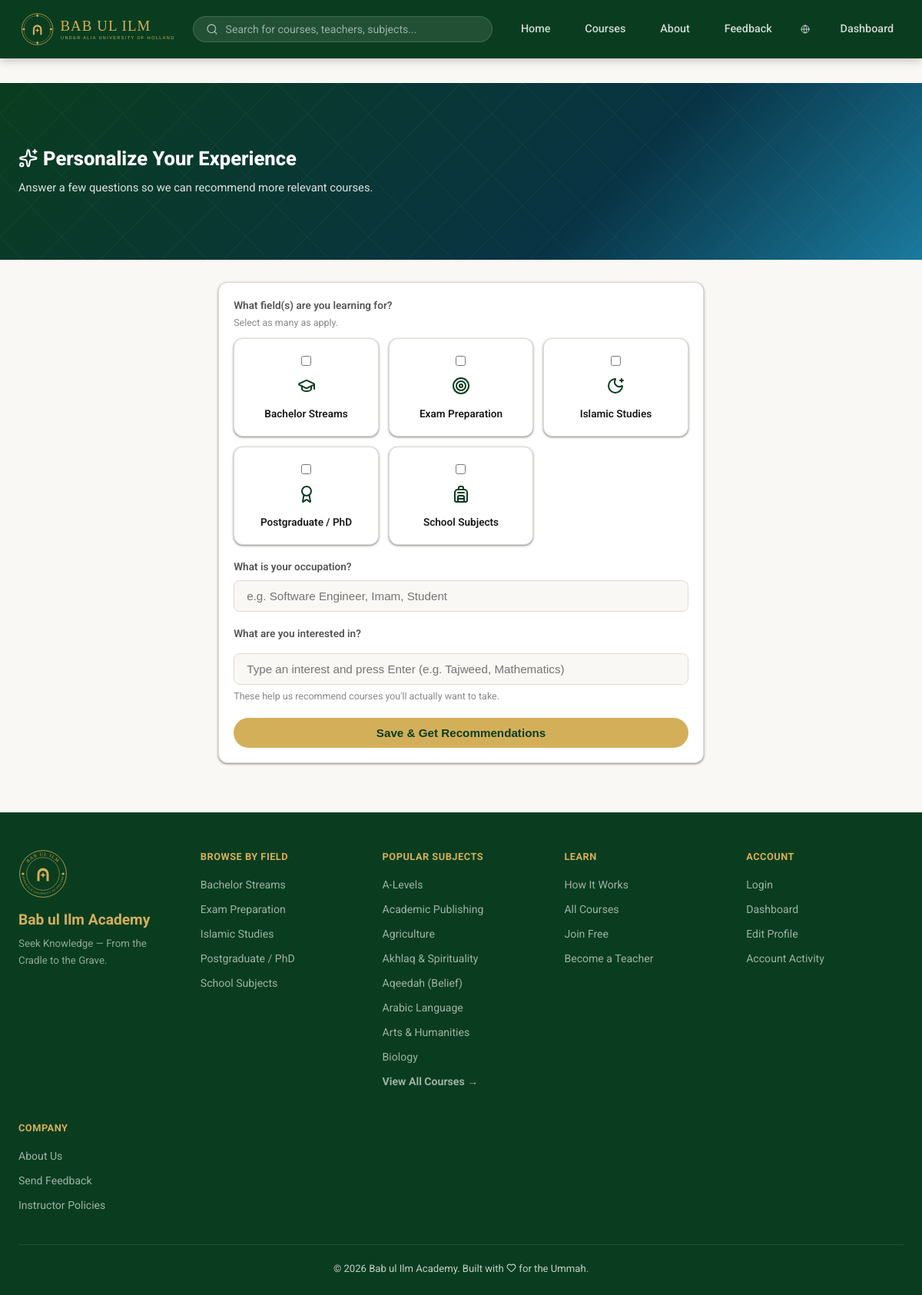
The page /personalize.php (signed in) on the database its author committed.
### tables this page shows
CREATE TABLE IF NOT EXISTS users (
    id           INT UNSIGNED AUTO_INCREMENT PRIMARY KEY,
    name         VARCHAR(100) NOT NULL,
    email        VARCHAR(150) NOT NULL UNIQUE,
    password     VARCHAR(255) NOT NULL,
    role         ENUM('student','teacher','parent','institution','admin','customer_service') DEFAULT 'student',
     
     
     
     
     
     
     
    teacher_status ENUM('none','pending','approved','rejected') NOT NULL DEFAULT 'none',  
    instructor_policies_agreed_at DATETIME NULL,  
    gender       ENUM('male','female','unspecified') DEFAULT 'unspecified',
    date_of_birth DATE NULL,
    education_level VARCHAR(50) NULL,        
    preferred_language VARCHAR(50) NULL,     
    ui_locale    ENUM('en','ur','fa','ar') NOT NULL DEFAULT 'en',  
    organization_name VARCHAR(200) NULL,     
    phone        VARCHAR(30),
    phone_verified TINYINT(1) DEFAULT 0,
    country      VARCHAR(100),
    bio          TEXT,
    qualification TEXT,               
    headline     VARCHAR(150) NULL,   
    avatar       VARCHAR(300),
    is_approved  TINYINT(1) DEFAULT 1,   
    is_verified  TINYINT(1) DEFAULT 0,
    verification_token   VARCHAR(64) NULL,
    verification_expires  DATETIME NULL,
    created_at   TIMESTAMP DEFAULT CURRENT_TIMESTAMP,
    INDEX idx_email (email),
    INDEX idx_role (role)
);

CREATE TABLE IF NOT EXISTS fields_of_study (
    id   INT UNSIGNED AUTO_INCREMENT PRIMARY KEY,
    name VARCHAR(100) NOT NULL,
    icon VARCHAR(30)
);

CREATE TABLE IF NOT EXISTS subjects (
    id                INT UNSIGNED AUTO_INCREMENT PRIMARY KEY,
    field_of_study_id INT UNSIGNED NULL,
    name              VARCHAR(100) NOT NULL,
    icon              VARCHAR(30),
    FOREIGN KEY (field_of_study_id) REFERENCES fields_of_study(id) ON DELETE SET NULL
);

### personalize.php (the view, shortened to what this page needs)
<?php
require_once __DIR__ . '/db.php';
$user = auth();
$stmt = $pdo->prepare('SELECT * FROM users WHERE id = ?');
$stmt->execute([$user['id']]);
$me = $stmt->fetch();
$fields = $pdo->query('SELECT * FROM fields_of_study ORDER BY name')->fetchAll();
$myFieldsStmt = $pdo->prepare('SELECT field_of_study_id FROM user_learning_fields WHERE user_id = ?');
$myFieldsStmt->execute([$user['id']]);
$myFieldIds = array_map('intval', $myFieldsStmt->fetchAll(PDO::FETCH_COLUMN));
?>
<!DOCTYPE html>
<html lang="<?= currentLocale() ?>" dir="<?= isRtl(currentLocale()) ? 'rtl' : 'ltr' ?>">
<head>
<link rel="stylesheet" href="style.css">
</head>
<body>
<nav class="navbar">
    <a class="nav-brand" href="index.php"><img src="assets/lockup-gold.svg" alt="<?= e(SITE_NAME) ?>" class="nav-logo"></a>
    <form class="nav-search" action="courses.php" method="get">
        <i data-lucide="search" class="lucide-icon"></i>
        <input type="text" name="q" placeholder="<?= e(t('nav_search_placeholder')) ?>">
    </form>
    <div class="nav-links">
        <a href="index.php"><?= t('nav_home') ?></a>
        <a href="courses.php"><?= t('nav_courses') ?></a>
        <a href="about.php"><?= t('nav_about') ?></a>
        <a href="feedback.php"><?= t('nav_feedback') ?></a>
        <div class="nav-account">
            <button class="nav-account-trigger" type="button" onclick="toggleAccountMenu(event)" aria-label="<?= e(t('nav_language')) ?>">
                <i data-lucide="globe" class="lucide-icon"></i>
            </button>
        </div>
        <a href="dashboard.php">Dashboard</a>
    </div>
</nav>
<div class="dashboard-wrap" style="max-width:680px">
    <div class="dashboard-header">
        <h2><i data-lucide="sparkles" class="lucide-icon"></i> Personalize Your Experience</h2>
        <p>Answer a few questions so we can recommend more relevant courses.</p>
    </div>
    <div class="card"><div class="card-body">
        <form method="post">
            <div class="form-group">
                <label class="form-label">What field(s) are you learning for?</label>
                <div class="form-hint" style="margin-top:-.3rem;margin-bottom:.6rem">Select as many as apply.</div>
                <div style="display:grid;grid-template-columns:repeat(auto-fit,minmax(140px,1fr));gap:.8rem">
                    <?php foreach ($fields as $f): ?>
                    <label class="card" style="cursor:pointer;text-align:center;padding:1.1rem .6rem;margin:0">
                        <input type="checkbox" name="learning_field_ids[]" value="<?= (int) $f['id'] ?>" style="width:auto;margin-bottom:.5rem" <?= in_array((int) $f['id'], $myFieldIds, true) ? 'checked' : '' ?>>
                        <div style="font-size:1.5rem;color:var(--green-deep)"><?= catIcon($f['icon']) ?></div>
                        <div style="font-weight:600;font-size:.85rem;margin-top:.3rem"><?= e($f['name']) ?></div>
                    </label>
                    <?php endforeach; ?>
                </div>
            </div>
            <div class="form-group">
                <label class="form-label">What is your occupation?</label>
                <input type="text" name="occupation" class="form-control" placeholder="e.g. Software Engineer, Imam, Student" value="<?= e($me['occupation'] ?? '') ?>">
            </div>
            <div class="form-group">
                <label class="form-label">What are you interested in?</label>
                <input type="text" id="skillInput" class="form-control" list="skillSuggestions" placeholder="Type an interest and press Enter (e.g. Tajweed, Mathematics)">
                <div class="form-hint">These help us recommend courses you'll actually want to take.</div>
            </div>
            <button type="submit" class="btn btn-primary btn-full">Save & Get Recommendations</button>
        </form>
    </div></div>
</div>
<?= renderFooter($pdo) ?>
</body>
</html>

### db.php (shortened to what this page needs)
<?php
function e(string $s): string {
    return htmlspecialchars($s, ENT_QUOTES, 'UTF-8');
}
function currentLocale(): string {
    $requested = $_GET['lang'] ?? null;
    $user = $_SESSION['user'] ?? null;
    if ($user && !empty($user['ui_locale']) && in_array($user['ui_locale'], SUPPORTED_LOCALES, true)) {
        return $user['ui_locale'];
    }
    return 'en';
}
function isRtl(string $locale): bool {
    return in_array($locale, ['ur', 'fa', 'ar'], true);
}
function t(string $key, array $vars = []): string {
    static $cache = [];
    $locale = currentLocale();
    if (!isset($cache[$locale])) {
        $path = __DIR__ . '/lang/' . $locale . '.php';
        $cache[$locale] = is_file($path) ? require $path : [];
    }
    $str = $cache[$locale][$key] ?? $cache['en'][$key] ?? $key;
    return $str;
}
function auth(): ?array {
    $lastActivity = $_SESSION['last_activity'] ?? time();
    return $_SESSION['user'];
}
    ?>
    <?php
function catIcon(?string $iconName): string {
    return '<i data-lucide="' . e($iconName ?: 'book-open') . '" class="lucide-icon"></i>';
}
    ?>
    <?php
function renderFooter(PDO $pdo): string {
    $fields = $pdo->query('SELECT * FROM fields_of_study ORDER BY name')->fetchAll();
    $popularSubjects = $pdo->query(
        "SELECT s.*, (SELECT COUNT(*) FROM enrollments e JOIN courses c ON c.id = e.course_id WHERE c.subject_id = s.id) AS enrollment_count
         FROM subjects s ORDER BY enrollment_count DESC, s.name ASC LIMIT 8"
    )->fetchAll();
    ?>
    <footer>
        <div class="footer-grid">
            <div>
                <img src="assets/seal-curved-gold.svg" alt="<?= e(SITE_NAME) ?>" class="footer-seal">
                <div class="footer-brand"><?= e(SITE_NAME) ?></div>
                <p>Seek Knowledge — From the Cradle to the Grave.</p>
            </div>
            <div>
                <div class="footer-heading">Browse by Field</div>
                <ul class="footer-links">
                    <?php foreach ($fields as $f): ?>
                        <li><a href="courses.php?field=<?= (int) $f['id'] ?>"><?= e($f['name']) ?></a></li>
                    <?php endforeach; ?>
                </ul>
            </div>
            <div>
                <div class="footer-heading">Popular Subjects</div>
                <ul class="footer-links">
                    <?php foreach ($popularSubjects as $s): ?>
                        <li><a href="courses.php?subject=<?= (int) $s['id'] ?>"><?= e($s['name']) ?></a></li>
                    <?php endforeach; ?>
                    <li><a href="courses.php"><strong>View All Courses →</strong></a></li>
                </ul>
            </div>
            <div>
                <div class="footer-heading">Learn</div>
                <ul class="footer-links">
                    <li><a href="getting-started.php">How It Works</a></li>
                    <li><a href="courses.php">All Courses</a></li>
                    <li><a href="register.php">Join Free</a></li>
                    <li><a href="<?= auth() ? 'become-instructor.php' : 'register.php' ?>">Become a Teacher</a></li>
                </ul>
            </div>
            <div>
                <div class="footer-heading">Account</div>
                <ul class="footer-links">
                    <li><a href="login.php">Login</a></li>
                    <li><a href="dashboard.php">Dashboard</a></li>
                    <li><a href="edit-profile.php">Edit Profile</a></li>
                    <li><a href="activity-log.php">Account Activity</a></li>
                </ul>
            </div>
            <div>
                <div class="footer-heading">Company</div>
                <ul class="footer-links">
                    <li><a href="about.php">About Us</a></li>
                    <li><a href="feedback.php">Send Feedback</a></li>
                    <li><a href="instructor-policies.php">Instructor Policies</a></li>
                </ul>
            </div>
        </div>
        <div class="footer-bottom">&copy; <?= date('Y') ?> <?= e(SITE_NAME) ?>. Built with <i data-lucide="heart" class="lucide-icon"></i> for the Ummah.</div>
    </footer>
    <?php
    return ob_get_clean();
}
    ?>

### rows shown on the page
users: q "Search for courses, teachers, subjects...", ui_locale "Home", ui_locale "Courses", ui_locale "About", ui_locale "Feedback"
fields_of_study: name "Bachelor Streams"
fields_of_study: name "Exam Preparation"
fields_of_study: name "Islamic Studies"
fields_of_study: name "Postgraduate / PhD"
fields_of_study: name "School Subjects"
subjects: name "A-Levels"
subjects: name "Academic Publishing"
subjects: name "Agriculture"
subjects: name "Akhlaq & Spirituality"
subjects: name "Aqeedah (Belief)"
subjects: name "Arabic Language"
subjects: name "Arts & Humanities"
subjects: name "Biology"

### other values the page prints
SITE_NAME "Bab ul Ilm Academy"
